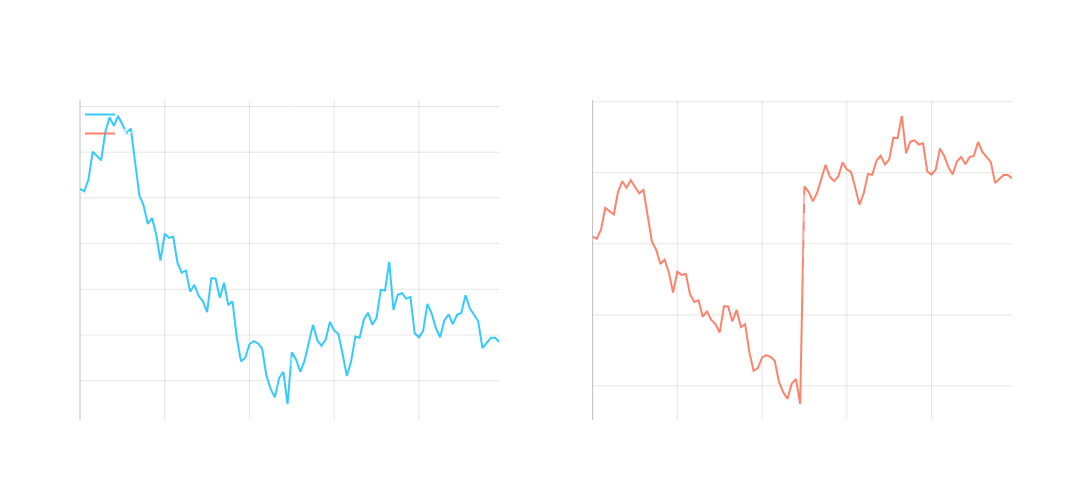

The code cell stored with this chart in its notebook:
### Markdown cell above
**Implied Probabilities are a Proxy for How Priced in Something Is**

Suppose a rate cut implies bullish price action the following trading day. . .

- If the implied probability of a rate cut across multiple sources is roughly 90\% - the effect of a rate cut may be marginal

- If the implied probability of a rate cut across multiple sources is roughly 60\% - the effect of a rate cut may be substatial

This is where you can gain an edge, if you trade in the *correct direction* **on average** you can generate P/L

I know many folks that only event trade in this capacity

### Code cell
import numpy as np
import plotly.graph_objects as go
from plotly.subplots import make_subplots

# Generate sample price data
n_points = 100
x = np.arange(n_points)

# 90% priced in scenario
np.random.seed(42)
price_90 = 100 + np.cumsum(np.random.normal(0, 0.2, n_points))
# Small bump after event
price_90[50:] += 0.5

# 60% priced in scenario 
np.random.seed(42)
price_60 = 100 + np.cumsum(np.random.normal(0, 0.2, n_points))
# Larger bump after event
price_60[50:] += 3

# Create figure with subplots
fig = make_subplots(
    rows=1, cols=2,
    subplot_titles=('90% Priced In Rate Cut', '60% Priced In Rate Cut'),
    horizontal_spacing=0.1
)

# Plot 90% priced in scenario
fig.add_trace(
    go.Scatter(
        x=x, y=price_90,
        name='Price Action (90%)',
        line=dict(color='rgba(0, 191, 255, 0.8)', width=2)
    ),
    row=1, col=1
)

# Plot 60% priced in scenario
fig.add_trace(
    go.Scatter(
        x=x, y=price_60,
        name='Price Action (60%)',
        line=dict(color='rgba(255, 99, 71, 0.8)', width=2)
    ),
    row=1, col=2
)

# Add vertical lines for rate cut event
fig.add_vline(
    x=50,
    line=dict(color='rgba(255, 255, 255, 0.5)', dash='dash'),
    row=1, col=1
)
fig.add_vline(
    x=50,
    line=dict(color='rgba(255, 255, 255, 0.5)', dash='dash'),
    row=1, col=2
)

# Update layout
fig.update_layout(
    width=1200,
    height=500,
    plot_bgcolor='rgba(0,0,0,0)',
    paper_bgcolor='rgba(0,0,0,0)',
    font=dict(color='white'),
    showlegend=True,
    legend=dict(
        x=0,
        y=1.0,
        bgcolor='rgba(0,0,0,0)'
    )
)

# Update axes
for i in range(1, 3):
    fig.update_xaxes(
        title='Time',
        showgrid=True,
        gridwidth=1,
        gridcolor='rgba(128,128,128,0.2)',
        zeroline=True,
        zerolinewidth=1,
        zerolinecolor='rgba(128,128,128,0.5)',
        row=1, col=i
    )
    fig.update_yaxes(
        title='Price',
        showgrid=True,
        gridwidth=1,
        gridcolor='rgba(128,128,128,0.2)',
        zeroline=True,
        zerolinewidth=1,
        zerolinecolor='rgba(128,128,128,0.5)',
        row=1, col=i
    )

fig.show()

### Figure 1 — Plotly figure (JSON) as saved in the notebook; plotly's stock layout.template omitted (floating-point values rounded to 4 significant figures)
{"data": [{"line": {"color": "rgba(0, 191, 255, 0.8)", "width": 2}, "name": "Price Action (90%)", "type": "scatter", "x": [0, 1, 2, 3, 4, 5, 6, 7, 8, 9, 10, 11, 12, 13, 14, 15, 16, 17, 18, 19, 20, 21, 22, 23, 24, 25, 26, 27, 28, 29, 30, 31, 32, 33, 34, 35, 36, 37, 38, 39, 40, 41, 42, 43, 44, 45, 46, 47, 48, 49, 50, 51, 52, 53, 54, 55, 56, 57, 58, 59, 60, 61, 62, 63, 64, 65, 66, 67, 68, 69, 70, 71, 72, 73, 74, 75, 76, 77, 78, 79, 80, 81, 82, 83, 84, 85, 86, 87, 88, 89, 90, 91, 92, 93, 94, 95, 96, 97, 98, 99], "xaxis": "x", "y": [100.1, 100.1, 100.2, 100.5, 100.5, 100.4, 100.7, 100.9, 100.8, 100.9, 100.8, 100.7, 100.8, 100.4, 100.0, 99.92, 99.72, 99.78, 99.6, 99.31, 99.61, 99.56, 99.58, 99.29, 99.18, 99.2, 98.97, 99.05, 98.93, 98.87, 98.75, 99.12, 99.12, 98.91, 99.07, 98.83, 98.87, 98.48, 98.21, 98.25, 98.4, 98.43, 98.41, 98.35, 98.05, 97.91, 97.82, 98.03, 98.1, 97.75, 98.31, 98.23, 98.1, 98.22, 98.43, 98.61, 98.44, 98.38, 98.45, 98.64, 98.55, 98.51, 98.29, 98.05, 98.21, 98.48, 98.47, 98.67, 98.74, 98.61, 98.69, 98.99, 98.99, 99.3, 98.78, 98.94, 98.96, 98.9, 98.92, 98.52, 98.47, 98.55, 98.84, 98.74, 98.58, 98.48, 98.66, 98.72, 98.62, 98.72, 98.74, 98.93, 98.79, 98.73, 98.65, 98.36, 98.42, 98.47, 98.47, 98.42], "yaxis": "y"}, {"line": {"color": "rgba(255, 99, 71, 0.8)", "width": 2}, "name": "Price Action (60%)", "type": "scatter", "x": [0, 1, 2, 3, 4, 5, 6, 7, 8, 9, 10, 11, 12, 13, 14, 15, 16, 17, 18, 19, 20, 21, 22, 23, 24, 25, 26, 27, 28, 29, 30, 31, 32, 33, 34, 35, 36, 37, 38, 39, 40, 41, 42, 43, 44, 45, 46, 47, 48, 49, 50, 51, 52, 53, 54, 55, 56, 57, 58, 59, 60, 61, 62, 63, 64, 65, 66, 67, 68, 69, 70, 71, 72, 73, 74, 75, 76, 77, 78, 79, 80, 81, 82, 83, 84, 85, 86, 87, 88, 89, 90, 91, 92, 93, 94, 95, 96, 97, 98, 99], "xaxis": "x2", "y": [100.1, 100.1, 100.2, 100.5, 100.5, 100.4, 100.7, 100.9, 100.8, 100.9, 100.8, 100.7, 100.8, 100.4, 100.0, 99.92, 99.72, 99.78, 99.6, 99.31, 99.61, 99.56, 99.58, 99.29, 99.18, 99.2, 98.97, 99.05, 98.93, 98.87, 98.75, 99.12, 99.12, 98.91, 99.07, 98.83, 98.87, 98.48, 98.21, 98.25, 98.4, 98.43, 98.41, 98.35, 98.05, 97.91, 97.82, 98.03, 98.1, 97.75, 100.8, 100.7, 100.6, 100.7, 100.9, 101.1, 100.9, 100.9, 100.9, 101.1, 101.0, 101.0, 100.8, 100.6, 100.7, 101.0, 101.0, 101.2, 101.2, 101.1, 101.2, 101.5, 101.5, 101.8, 101.3, 101.4, 101.5, 101.4, 101.4, 101.0, 101.0, 101.0, 101.3, 101.2, 101.1, 101.0, 101.2, 101.2, 101.1, 101.2, 101.2, 101.4, 101.3, 101.2, 101.2, 100.9, 100.9, 101.0, 101.0, 100.9], "yaxis": "y2"}], "layout": {"annotations": [{"font": {"size": 16}, "showarrow": false, "text": "90% Priced In Rate Cut", "x": 0.225, "xanchor": "center", "xref": "paper", "y": 1, "yanchor": "bottom", "yref": "paper"}, {"font": {"size": 16}, "showarrow": false, "text": "60% Priced In Rate Cut", "x": 0.775, "xanchor": "center", "xref": "paper", "y": 1, "yanchor": "bottom", "yref": "paper"}], "font": {"color": "white"}, "height": 500, "legend": {"bgcolor": "rgba(0,0,0,0)", "x": 0, "y": 1}, "paper_bgcolor": "rgba(0,0,0,0)", "plot_bgcolor": "rgba(0,0,0,0)", "shapes": [{"line": {"color": "rgba(255, 255, 255, 0.5)", "dash": "dash"}, "type": "line", "x0": 50, "x1": 50, "xref": "x", "y0": 0, "y1": 1, "yref": "y domain"}, {"line": {"color": "rgba(255, 255, 255, 0.5)", "dash": "dash"}, "type": "line", "x0": 50, "x1": 50, "xref": "x2", "y0": 0, "y1": 1, "yref": "y2 domain"}], "showlegend": true, "width": 1200, "xaxis": {"anchor": "y", "domain": [0, 0.45], "gridcolor": "rgba(128,128,128,0.2)", "gridwidth": 1, "showgrid": true, "title": {"text": "Time"}, "zeroline": true, "zerolinecolor": "rgba(128,128,128,0.5)", "zerolinewidth": 1}, "xaxis2": {"anchor": "y2", "domain": [0.55, 1], "gridcolor": "rgba(128,128,128,0.2)", "gridwidth": 1, "showgrid": true, "title": {"text": "Time"}, "zeroline": true, "zerolinecolor": "rgba(128,128,128,0.5)", "zerolinewidth": 1}, "yaxis": {"anchor": "x", "domain": [0, 1], "gridcolor": "rgba(128,128,128,0.2)", "gridwidth": 1, "showgrid": true, "title": {"text": "Price"}, "zeroline": true, "zerolinecolor": "rgba(128,128,128,0.5)", "zerolinewidth": 1}, "yaxis2": {"anchor": "x2", "domain": [0, 1], "gridcolor": "rgba(128,128,128,0.2)", "gridwidth": 1, "showgrid": true, "title": {"text": "Price"}, "zeroline": true, "zerolinecolor": "rgba(128,128,128,0.5)", "zerolinewidth": 1}}}
